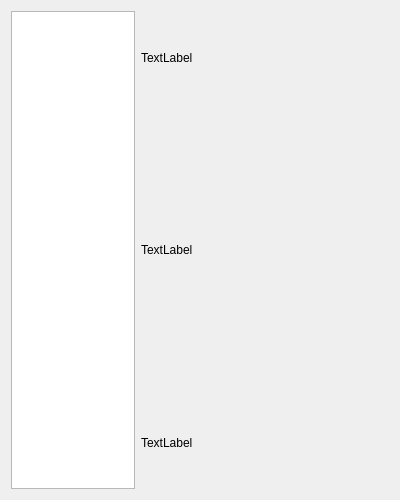
<?xml version="1.0" encoding="UTF-8"?>
<ui version="4.0">
 <class>PackageChooserPage</class>
 <widget class="QWidget" name="PackageChooserPage">
  <property name="geometry">
   <rect>
    <x>0</x>
    <y>0</y>
    <width>400</width>
    <height>500</height>
   </rect>
  </property>
  <property name="sizePolicy">
   <sizepolicy hsizetype="MinimumExpanding" vsizetype="MinimumExpanding">
    <horstretch>0</horstretch>
    <verstretch>1</verstretch>
   </sizepolicy>
  </property>
  <property name="windowTitle">
   <string>Form</string>
  </property>
  <layout class="QHBoxLayout" name="horizontalLayout_2">
   <item>
    <layout class="QHBoxLayout" name="horizontalLayout" stretch="1,2">
     <item>
      <widget class="QListView" name="products">
       <property name="sizePolicy">
        <sizepolicy hsizetype="Expanding" vsizetype="Expanding">
         <horstretch>0</horstretch>
         <verstretch>1</verstretch>
        </sizepolicy>
       </property>
      </widget>
     </item>
     <item>
      <layout class="QVBoxLayout" name="verticalLayout" stretch="1,3,1">
       <item>
        <widget class="QLabel" name="productName">
         <property name="text">
          <string>TextLabel</string>
         </property>
        </widget>
       </item>
       <item>
        <widget class="QLabel" name="productScreenshot">
         <property name="text">
          <string>TextLabel</string>
         </property>
        </widget>
       </item>
       <item>
        <widget class="QLabel" name="productDescription">
         <property name="text">
          <string>TextLabel</string>
         </property>
         <property name="wordWrap">
          <bool>true</bool>
         </property>
         <property name="openExternalLinks">
          <bool>true</bool>
         </property>
        </widget>
       </item>
      </layout>
     </item>
    </layout>
   </item>
  </layout>
 </widget>
 <resources/>
 <connections/>
</ui>
